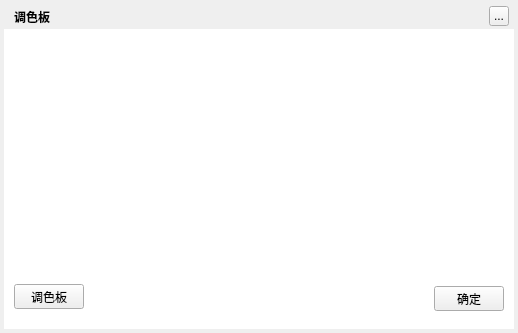
<?xml version="1.0" encoding="UTF-8"?>
<ui version="4.0">
 <class>MusicBackgroundPaletteWidget</class>
 <widget class="QWidget" name="MusicBackgroundPaletteWidget">
  <property name="geometry">
   <rect>
    <x>0</x>
    <y>0</y>
    <width>518</width>
    <height>333</height>
   </rect>
  </property>
  <property name="windowTitle">
   <string>调色板</string>
  </property>
  <widget class="MusicTransitionAnimationLabel" name="background">
   <property name="geometry">
    <rect>
     <x>4</x>
     <y>4</y>
     <width>510</width>
     <height>325</height>
    </rect>
   </property>
   <property name="styleSheet">
    <string notr="true"/>
   </property>
   <property name="text">
    <string/>
   </property>
  </widget>
  <widget class="QLabel" name="topTitleName">
   <property name="geometry">
    <rect>
     <x>14</x>
     <y>4</y>
     <width>100</width>
     <height>25</height>
    </rect>
   </property>
   <property name="styleSheet">
    <string notr="true">color:&quot;#FFFFFF&quot;;font-weight:bold</string>
   </property>
   <property name="text">
    <string>调色板</string>
   </property>
  </widget>
  <widget class="QToolButton" name="topTitleCloseButton">
   <property name="geometry">
    <rect>
     <x>489</x>
     <y>6</y>
     <width>20</width>
     <height>20</height>
    </rect>
   </property>
   <property name="text">
    <string>...</string>
   </property>
  </widget>
  <widget class="QPushButton" name="paletteButton">
   <property name="geometry">
    <rect>
     <x>14</x>
     <y>284</y>
     <width>70</width>
     <height>25</height>
    </rect>
   </property>
   <property name="cursor">
    <cursorShape>PointingHandCursor</cursorShape>
   </property>
   <property name="text">
    <string>调色板</string>
   </property>
  </widget>
  <widget class="QWidget" name="backgroundMask" native="true">
   <property name="geometry">
    <rect>
     <x>4</x>
     <y>29</y>
     <width>510</width>
     <height>300</height>
    </rect>
   </property>
   <property name="styleSheet">
    <string notr="true">background:white;</string>
   </property>
  </widget>
  <widget class="QWidget" name="mutliWidget" native="true">
   <property name="geometry">
    <rect>
     <x>14</x>
     <y>39</y>
     <width>491</width>
     <height>230</height>
    </rect>
   </property>
  </widget>
  <widget class="QLabel" name="colorLabel">
   <property name="geometry">
    <rect>
     <x>114</x>
     <y>284</y>
     <width>70</width>
     <height>25</height>
    </rect>
   </property>
  </widget>
  <widget class="QPushButton" name="confirmButton">
   <property name="geometry">
    <rect>
     <x>434</x>
     <y>286</y>
     <width>70</width>
     <height>25</height>
    </rect>
   </property>
   <property name="cursor">
    <cursorShape>PointingHandCursor</cursorShape>
   </property>
   <property name="text">
    <string>确定</string>
   </property>
  </widget>
  <zorder>background</zorder>
  <zorder>backgroundMask</zorder>
  <zorder>topTitleName</zorder>
  <zorder>topTitleCloseButton</zorder>
  <zorder>paletteButton</zorder>
  <zorder>mutliWidget</zorder>
  <zorder>colorLabel</zorder>
  <zorder>confirmButton</zorder>
 </widget>
 <customwidgets>
  <customwidget>
   <class>MusicTransitionAnimationLabel</class>
   <extends>QLabel</extends>
   <header>musictransitionanimationlabel.h</header>
  </customwidget>
 </customwidgets>
 <resources/>
 <connections/>
</ui>
